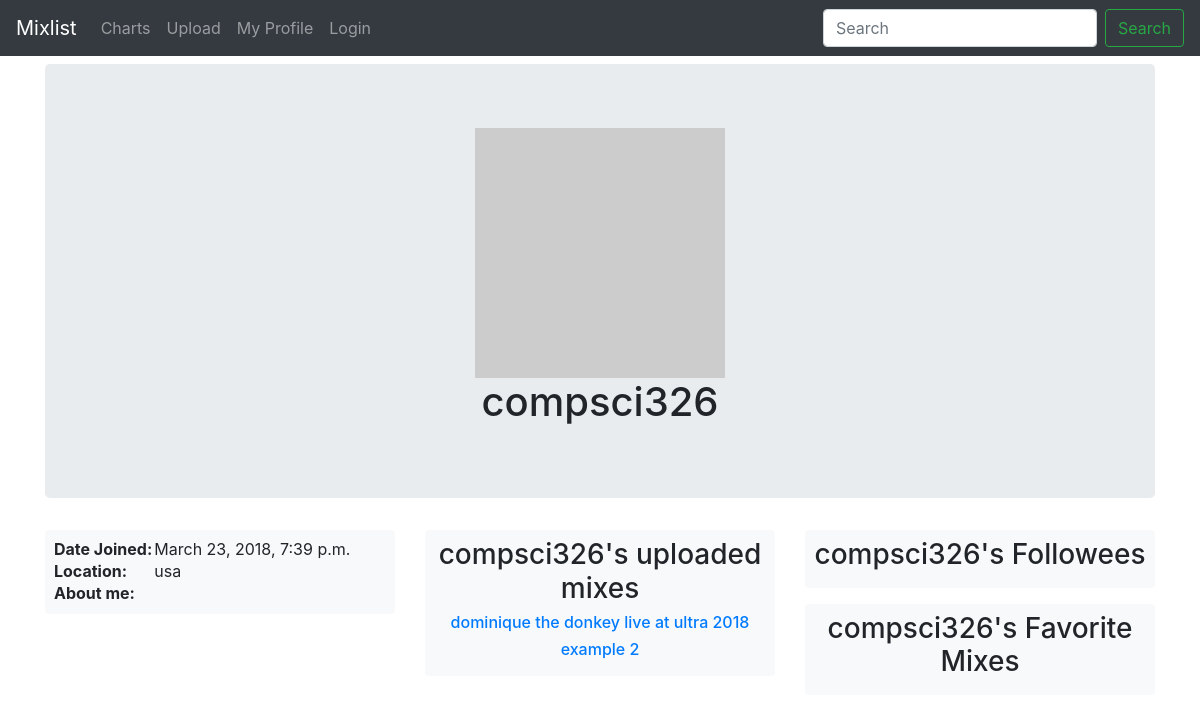
The page /profile/1 on the database as committed earlier.
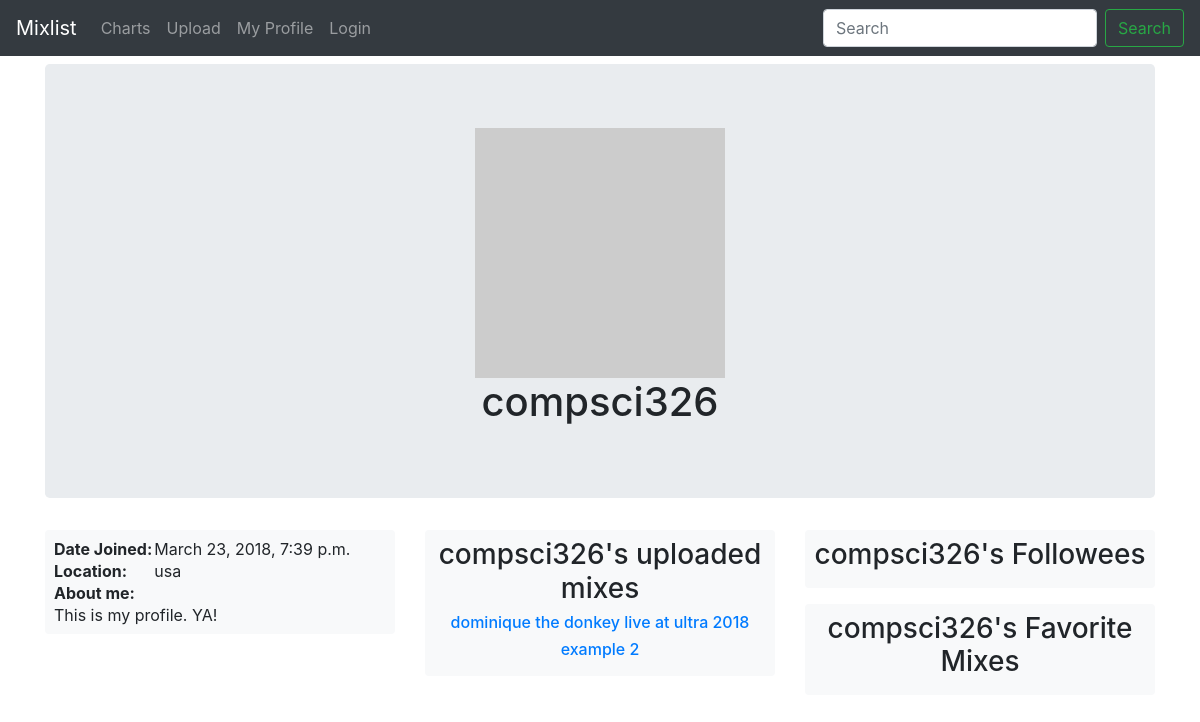
The same page on the database as committed later.
### mixlist/models.py (models this page shows, shortened)
class Profile(models.Model):
    user = models.OneToOneField(User, on_delete=models.CASCADE)
    profile_image = models.FileField(blank=True, null=True)
    location = models.CharField(max_length = 25, blank=True, null=True)
    about_me = models.TextField(blank=True, null=True)
    favorites = models.ManyToManyField('Mix', blank=True)
    following = models.ManyToManyField('self', blank=True)

### mixlist/views.py (the view)
# urls.py: path('profile/<int:pk>', ProfileView.as_view(), name='profile'),
class ProfileView(generic.DetailView):
    model = Profile
    template_name = 'profile_template.html'
    def get_context_data(self, **kwargs):
        context = super(ProfileView, self).get_context_data(**kwargs)
        context['follows'] = Follows.objects.filter(owner__user=self.kwargs['pk'])
        bfollows = []
        for rel in Follows.objects.filter(follows__user=self.kwargs['pk']):
            bfollows.append(rel.owner)
        context['bfollows'] = bfollows
        context['mixs'] = Mix.objects.filter(uploader__user=self.kwargs['pk'])
        return context

### mixlist/models.py (called while the page is built)
    def get_absolute_url(self):
        return reverse('mix-detail', args=[str(self.slug)])

### mixlist/templates/profile_template.html (shortened to what this page needs)
{% extends "base_generic.html" %}
{% load static %}
{% block css %}<link rel="stylesheet" type="text/css" href="{% static 'mixlist/profile.css' %}" />{% endblock %}
{% block content %}
<div class="container">
 	<div class="row">
		<div class="col-lg-12 mt-2">
			<div class="jumbotron">
				{% if profile.profile_image %}
                <img src="{{ profile.profile_image.url }}" height="250" width="250">
                {% else %}
                <img src="http://via.placeholder.com/250x250">
                {% endif %}
				<h1 id="username">{{ profile.user.username }}</h1>
			</div>
			<div class="row">
		    	<div class="col-lg-4">
					<div class="bg-light p-2 rounded">
						<table>
							<tr>
								<td><b>Date Joined:</b></td>
								<td>{{ profile.user.date_joined }}</td>
							</tr>
							<tr>
								<td><b>Location:</b></td>
								<td>{{ profile.location }}
							</tr>
							<tr>
								<td><b>About me:</b></td>
							</tr>
							<tr>
								<td colspan=2 style="word-wrap: break-word">{{ profile.about_me }}</td>
							</tr>
						</table>
					</div>
				</div>
		    	<div class="col-lg-4">
					<div class="bg-light p-2 rounded">
						<h3>{{ profile.user.username }}'s uploaded mixes</h3>
						<div class="mixes">
							{% for mix in mixs %}
							<h6><a href="{{mix.get_absolute_url}}">{{ mix.title }}</a></h6>
							{% endfor %}
						</div>
					</div>
		    	</div>
		    	<div class="col-lg-4">
					<div class="bg-light p-2 rounded">
						<h3>{{ profile.user.username }}'s Followees</h3>
					</div>
					<div class="bg-light p-2 rounded">
						<h3>{{ profile.user.username }}'s Favorite Mixes</h3>
					</div>
		    	</div>
			</div>
		</div>
  	</div>
</div>
{% endblock %}

Rows that differ between the two databases and show on the page:
changed Profile "usa": about_me (not shown) → "This is my profile. YA!"
